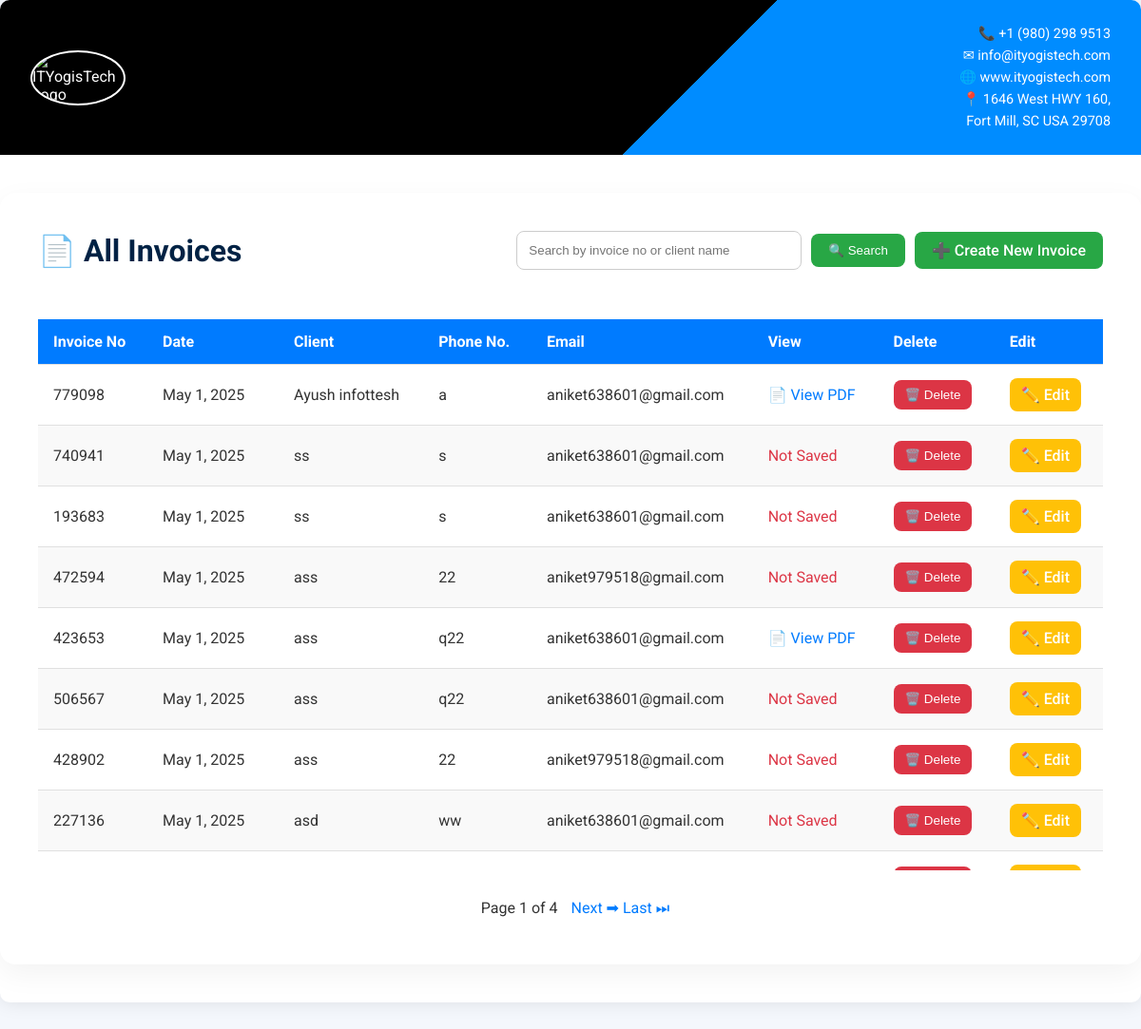
The page / on the database its author committed.
### invoi/models.py (models this page shows, shortened)
class Invoice(models.Model):
    invoice_number = models.CharField(max_length=20,  blank=True)
    invoice_file = models.FileField(upload_to='invoices/', null=True, blank=True)
    bill_to = models.CharField(max_length=200)
    address = models.TextField()
    place = models.CharField(max_length=100)
    phone = models.CharField(max_length=15)
    date = models.DateField()
    email = models.EmailField(default="example@example.com")
    description = models.CharField(max_length=255,default='')
    quantity = models.PositiveIntegerField(default=0)
    unit_price = models.DecimalField(max_digits=10, decimal_places=2,default=0.00)
    total = models.DecimalField(max_digits=10, decimal_places=2, null=True, blank=True)
    due = models.DecimalField(max_digits=10, decimal_places=2, null=True, blank=True)

### invoi/views.py (the view, shortened to what this page needs)
# urls.py: path('', views.invoice_list, name='invoice_list'),
def invoice_list(request):
    query=request.GET.get('q','')
    invoices = Invoice.objects.all().order_by('-id')
    paginator = Paginator(invoices, 10)
    page_number = request.GET.get('page')
    page_obj = paginator.get_page(page_number)
    return render(request, 'invoice_list.html', {'invoices': page_obj, 'query': query, 'page_obj': page_obj})

### invoi/templates/invoice_list.html (shortened to what this page needs)
{% load static %}
<!DOCTYPE html>
<html lang="en">
<head>
</head>
<body>
    <div style="max-width: 1200px; margin: auto; background: #fff; border-radius: 10px; box-shadow: 0 0 20px rgba(0,0,0,0.1); overflow: hidden;">
        <div style="background: linear-gradient(135deg, #000 60%, #008CFF 40%); color: #fff; padding: 1.5rem 2rem; display: flex; align-items: center; justify-content: space-between;">
            <img src="https://media.licdn.com/dms/image/v2/C560BAQE6bkOpY0k-Qw/company-logo_200_200/company-logo_200_200/0/1680149472985?e=1750896000&v=beta&t=NhbIwctJshTry2AeO7pe3H7Q5wGFMIoiSiy5V7E9_tY" alt="ITYogisTech Logo" width="100" style="border-radius: 50%; border: 2px solid #fff;">
            <div style="text-align: right; font-size: 0.9rem; line-height: 1.6;">
                📞 +1 (980) 298 9513<br>
                ✉ info@ityogistech.com<br>
                🌐 www.ityogistech.com<br>
                📍 1646 West HWY 160,<br>
                Fort Mill, SC USA 29708
            </div>
        </div>
    <div class="container">
        <div class="header-section">
            <h2>📄 All Invoices</h2>
            <form method="get" action="" class="form-search-actions">
                <input type="text" name="q" placeholder="Search by invoice no or client name" value="{{ query }}">
                <button type="submit" class="btn-success">🔍 Search</button>
                <a href="{% url 'create_invoice' %}" class="btn-success">➕ Create New Invoice</a>
            </form>
        </div>
        <div class="table-responsive">
            <table>
                <thead>
                    <tr>
                        <th>Invoice No</th>
                        <th>Date</th>
                        <th>Client</th>
                        <th>Phone No.</th>
                        <th>Email</th>
                        <th>View</th>
                        <th>Delete</th>
                        <th>Edit</th>
                    </tr>
                </thead>
                <tbody>
                    {% for invoice in invoices %}
                    <tr>
                        <td>{{ invoice.invoice_number }}</td>
                        <td>{{ invoice.date }}</td>
                        <td>{{ invoice.bill_to }}</td>
                        <td>{{ invoice.phone }}</td>
                        <td>{{ invoice.email }}</td>
                        <td>
                            {% if invoice.invoice_file %}
                                <a href="{{ invoice.invoice_file.url }}" target="_blank">📄 View PDF</a>
                            {% else %}
                                <span style="color: #dc3545;">Not Saved</span>
                            {% endif %}
                        </td>
                        <td>
                            <form action="{% url 'delete_invoice' invoice.id %}" method="post" onsubmit="return confirm('Are you sure you want to delete this invoice?');">
                                <button type="submit" class="btn btn-danger">🗑️ Delete</button>
                            </form>
                        </td>
                        <td>
                            <a href="{% url 'invoice_edit' invoice.id %}" class="btn btn-warning">✏️ Edit</a>
                        </td>
                    </tr>
                    {% empty %}
                    <tr>
                        <td colspan="8" style="text-align: center;">No invoices found.</td>
                    </tr>
                    {% endfor %}
                </tbody>
            </table>
        </div>
        <div style="margin-top: 20px; text-align: center;">
            <div style="display: inline-block; padding: 10px;">
                <span style="margin: 0 10px;">
                    Page {{ page_obj.number }} of {{ page_obj.paginator.num_pages }}
                </span>
                {% if page_obj.has_next %}
                    <a href="?q={{ query }}&page={{ page_obj.next_page_number }}">Next ➡</a>
                    <a href="?q={{ query }}&page={{ page_obj.paginator.num_pages }}">Last ⏭</a>
                {% endif %}
            </div>
        </div>
    </div>
</body>
</html>

### invoi/templates/invoice_list.html (style rules this page uses)
* { box-sizing: border-box; }
body { font-family: 'Roboto', sans-serif; margin: 0; padding: 0; background-color: #f4f7fc; color: #333; }
a { text-decoration: none; color: #007bff; }
.container { max-width: 1200px; margin: 40px auto; padding: 40px; background-color: #fff; border-radius: 16px; box-shadow: 0 10px 30px rgba(0, 0, 0, 0.05); }
.header-section { display: flex; justify-content: space-between; flex-wrap: wrap; align-items: center; margin-bottom: 2rem; }
.header-section h2 { font-size: clamp(20px, 5vw, 32px); color: #002244; margin: 0; }
.form-search-actions { display: flex; flex-wrap: wrap; gap: 10px; align-items: center; }
.form-search-actions input[type="text"] { padding: 12px; border-radius: 8px; border: 1px solid #ccc; width: 300px; max-width: 100%; }
.btn-success { background-color: #28a745; color: white; padding: 10px 18px; font-weight: 500; border: none; border-radius: 8px; transition: 0.3s ease; cursor: pointer; }
table { width: 100%; border-collapse: collapse; margin-top: 20px; }
thead { background-color: #007bff; color: white; }
th, td { padding: 14px 16px; text-align: left; border-bottom: 1px solid #e0e0e0; }
tbody tr:nth-child(even) { background-color: #f9f9f9; }
.btn { cursor: pointer; font-weight: 500; border: none; padding: 8px 12px; border-radius: 8px; display: inline-block; text-align: center; }
.btn-warning { background-color: #ffc107; color: white; }
.btn-danger { background-color: #dc3545; color: white; }
.table-responsive { overflow-x: auto; max-height: 600px; }

### rows shown on the page
Invoice: invoice_number "779098", date "May 1, 2025", bill_to "Ayush infottesh", phone "a", email "aniket638601@gmail.com"
Invoice: invoice_number "740941", date "May 1, 2025", bill_to "ss", phone "s", email "aniket638601@gmail.com", invoice_file "Not Saved"
Invoice: invoice_number "193683", date "May 1, 2025", bill_to "ss", phone "s", email "aniket638601@gmail.com", invoice_file "Not Saved"
Invoice: invoice_number "472594", date "May 1, 2025", bill_to "ass", phone "22", email "aniket979518@gmail.com", invoice_file "Not Saved"
Invoice: invoice_number "423653", date "May 1, 2025", bill_to "ass", phone "q22", email "aniket638601@gmail.com"
Invoice: invoice_number "506567", date "May 1, 2025", bill_to "ass", phone "q22", email "aniket638601@gmail.com", invoice_file "Not Saved"
Invoice: invoice_number "428902", date "May 1, 2025", bill_to "ass", phone "22", email "aniket979518@gmail.com", invoice_file "Not Saved"
Invoice: invoice_number "227136", date "May 1, 2025", bill_to "asd", phone "ww", email "aniket638601@gmail.com", invoice_file "Not Saved"

### other values the page prints
{{ page_obj.number }} "1"
{{ page_obj.paginator.num_pages }} "4"
